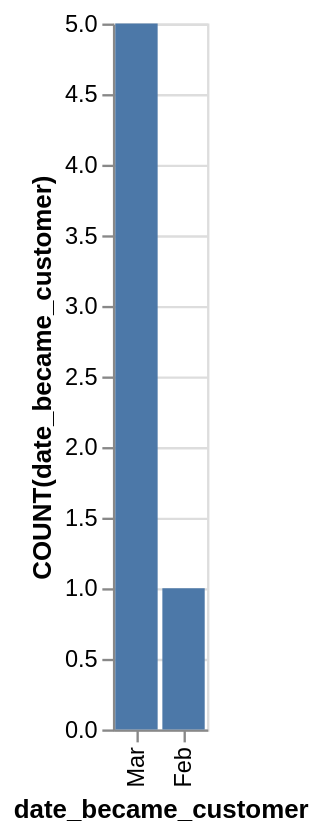

Write the Vega-Lite specification saved for this chart.
### Vega-Lite specification from a JSON file in a GitHub repository (floating-point values rounded to 4 significant figures)
{"data": {"values": [{"x_data": "Feb", "y_data": 1}, {"x_data": "Mar", "y_data": 5}]}, "mark": "bar", "encoding": {"x": {"field": "x_data", "type": "nominal", "title": "date_became_customer", "sort": "descending"}, "y": {"field": "y_data", "type": "quantitative", "title": "COUNT(date_became_customer)"}}}
